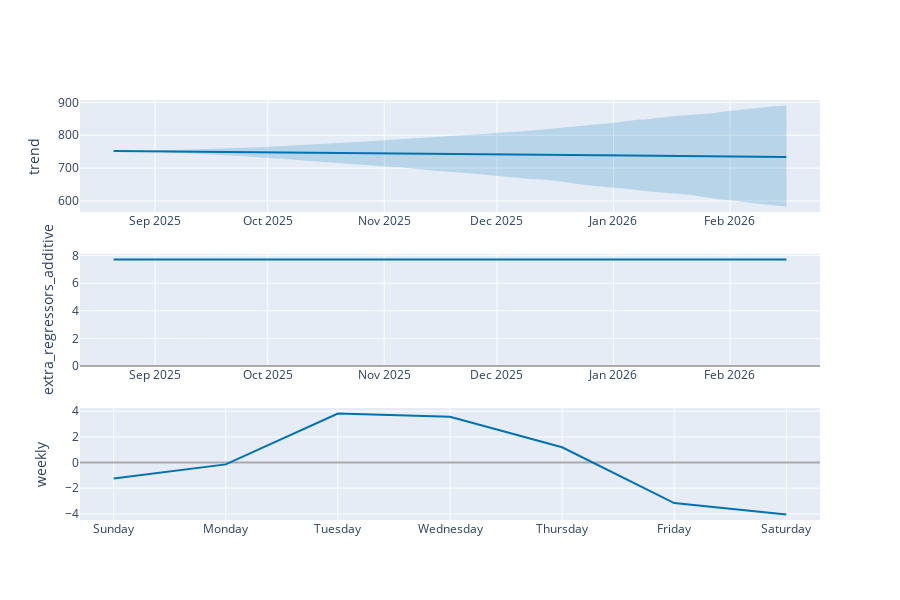

The notebook cell saved with this chart:
### Code cell
from prophet.plot import plot_components_plotly
fig = plot_components_plotly(model, forecast)
fig.show()

### Figure 1 — Plotly figure (JSON) as saved in the notebook; plotly's stock layout.template omitted (floating-point values rounded to 4 significant figures; data arrays with more than 128 entries replaced by an {"elided": "..."} marker saying what was removed)
{"data": [{"line": {"color": "#0072B2", "width": 2}, "mode": "lines", "name": "trend", "type": "scatter", "x": {"elided": "180 str values"}, "xaxis": "x", "y": {"elided": "180 float values"}, "yaxis": "y"}, {"line": {"color": "rgba(0, 114, 178, 0.2)", "width": 0}, "mode": "lines", "name": "trend_upper", "type": "scatter", "x": {"elided": "180 str values"}, "xaxis": "x", "y": {"elided": "180 float values"}, "yaxis": "y"}, {"fill": "tonexty", "fillcolor": "rgba(0, 114, 178, 0.2)", "line": {"color": "rgba(0, 114, 178, 0.2)", "width": 0}, "mode": "lines", "name": "trend_lower", "type": "scatter", "x": {"elided": "180 str values"}, "xaxis": "x", "y": {"elided": "180 float values"}, "yaxis": "y"}, {"line": {"color": "#0072B2", "width": 2}, "mode": "lines", "name": "extra_regressors_additive", "type": "scatter", "x": {"elided": "180 str values"}, "xaxis": "x2", "y": {"elided": "180 float values"}, "yaxis": "y2"}, {"line": {"color": "#0072B2", "width": 2}, "mode": "lines", "name": "weekly", "type": "scatter", "x": ["2017-01-01T00:00:00.000000000", "2017-01-02T00:00:00.000000000", "2017-01-03T00:00:00.000000000", "2017-01-04T00:00:00.000000000", "2017-01-05T00:00:00.000000000", "2017-01-06T00:00:00.000000000", "2017-01-07T00:00:00.000000000"], "xaxis": "x3", "y": [-1.246, -0.142, 3.815, 3.573, 1.193, -3.154, -4.039], "yaxis": "y3"}], "layout": {"height": 600, "showlegend": false, "width": 900, "xaxis": {"anchor": "y", "domain": [0, 1], "range": ["2025-08-12T01:12:00", "2026-02-24T22:48:00"], "type": "date"}, "xaxis2": {"anchor": "y2", "domain": [0, 1], "range": ["2025-08-12T01:12:00", "2026-02-24T22:48:00"], "type": "date"}, "xaxis3": {"anchor": "y3", "domain": [0, 1], "range": ["2016-12-31T16:48:00", "2017-01-07T07:12:00"], "tickformat": "%A", "type": "date"}, "yaxis": {"anchor": "x", "domain": [0.7333, 1], "rangemode": "normal", "title": {"text": "trend"}, "zerolinecolor": "#AAA"}, "yaxis2": {"anchor": "x2", "domain": [0.3667, 0.6333], "rangemode": "tozero", "title": {"text": "extra_regressors_additive"}, "zerolinecolor": "#AAA"}, "yaxis3": {"anchor": "x3", "domain": [0, 0.2667], "title": {"text": "weekly"}, "zerolinecolor": "#AAA"}}}
